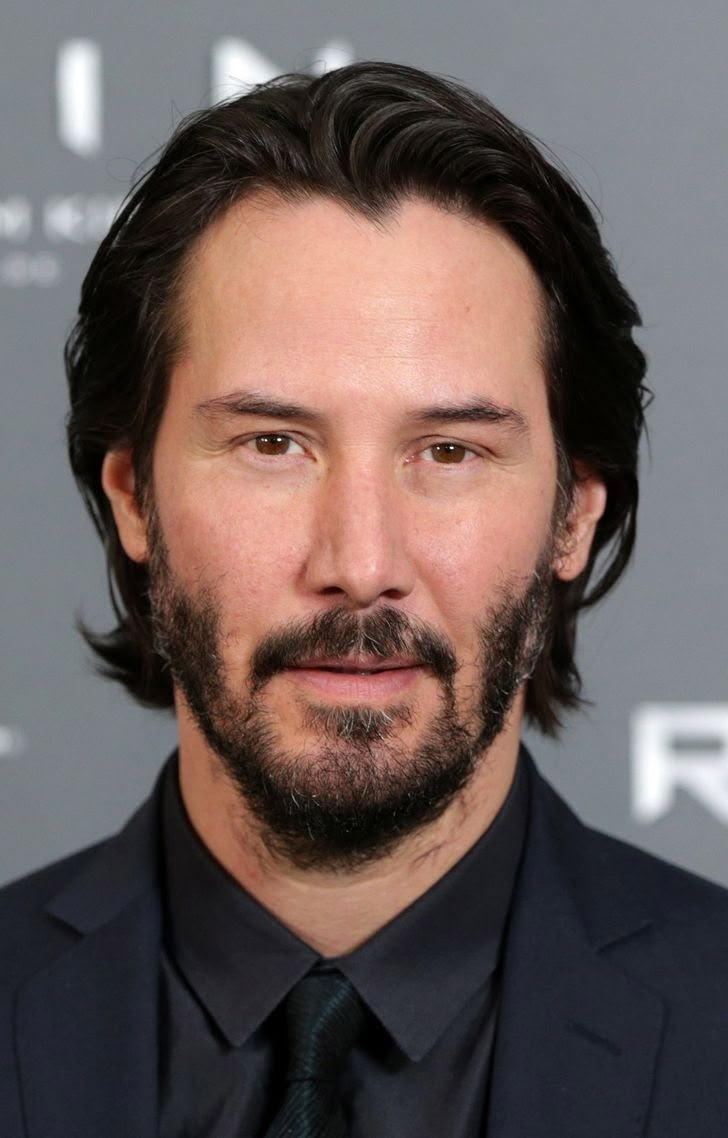
#> input picture face1.png, 728 x 1138 px, given in place of face1.jpg, which was not available
$ python script6.py
#> lines starting #> are read from the running program, lines starting #| are printed output that depends on the picture; after the words box and inside, x2 and y2 are one past the last pixel; in counts of white or black regions, pixels touching at a corner belong together; pictures that were not available may be replaced by others from this repository, and a replacement may not be noted
import cv2
import numpy as np
import math

def create_face_silhouette(image_path, nails=300, max_lines=3000, output_size=800):
    # 1. Загрузка и подготовка изображения
#> called with image_path = 'face1.jpg', nails = 350, max_lines = 2500, output_size = 800
    img = cv2.imread(image_path)
#> img is the input picture: shape (1138, 728, 3); mean B, G, R 88.9, 91.4, 105.3
    if img is None:
        print("Ошибка загрузки изображения")
        return None

    # Обрезка и ресайз до квадрата
    h, w = img.shape[:2]
#> h = 1138; w = 728
    size = min(h, w)
#> size = 728
    img = img[(h-size)//2:(h-size)//2+size, (w-size)//2:(w-size)//2+size]
#> img: shape (728, 728, 3)
    img = cv2.resize(img, (output_size, output_size))
#> img: shape (800, 800, 3)

    # 2. Детектирование лица и ключевых точек
    gray = cv2.cvtColor(img, cv2.COLOR_BGR2GRAY)
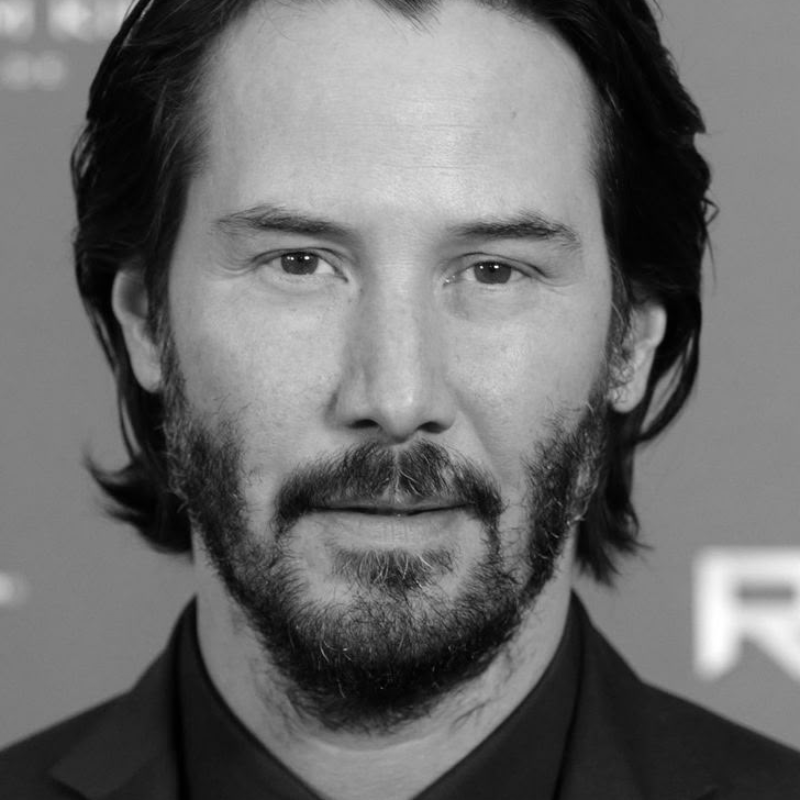
#> gray: shape (800, 800); min 0, max 255, mean 108.2
    face_cascade = cv2.CascadeClassifier(cv2.data.haarcascades + 'haarcascade_frontalface_default.xml')
    faces = face_cascade.detectMultiScale(gray, 1.1, 5)
#> faces = [[128, 64, 531, 531]]

    if len(faces) == 0:
        print("Лицо не обнаружено")
        return None

    x, y, w, h = faces[0]
#> x = 128; y = 64; w = 531; h = 531
    face_roi = gray[y:y+h, x:x+w]
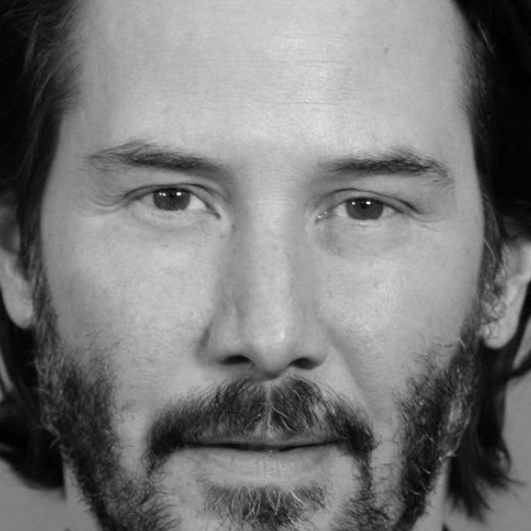
#> face_roi: shape (531, 531); min 0, max 252, mean 120.8

    # 3. Создание маски силуэта лица
    blurred = cv2.GaussianBlur(face_roi, (5,5), 0)
    _, thresh = cv2.threshold(blurred, 0, 255, cv2.THRESH_BINARY_INV + cv2.THRESH_OTSU)
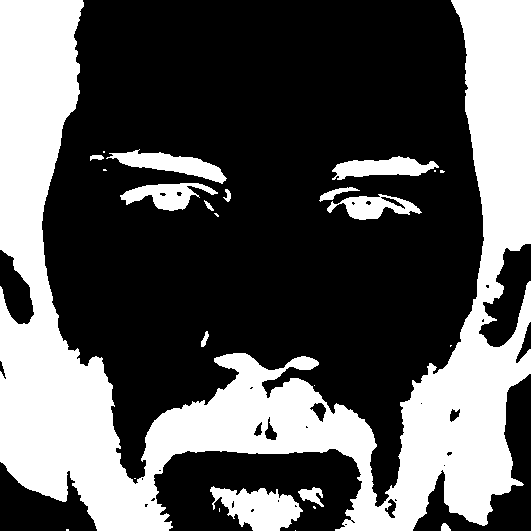
#> thresh: shape (531, 531); 35.1% white; 25 white regions (12 under 20 px), largest, box (x1, y1, x2, y2) and area: (0, 0, 531, 531) 89691, (210, 486, 303, 531) 2555, (106, 149, 227, 184) 1689

    # Улучшаем маску
    kernel = np.ones((3,3), np.uint8)
    thresh = cv2.morphologyEx(thresh, cv2.MORPH_CLOSE, kernel, iterations=2)
#> thresh: shape (531, 531); 35.5% white; 15 white regions (4 under 20 px), largest, box (x1, y1, x2, y2) and area: (0, 0, 531, 531) 90526, (210, 486, 303, 531) 2702, (90, 149, 227, 184) 1807
    thresh = cv2.morphologyEx(thresh, cv2.MORPH_OPEN, kernel, iterations=1)
#> thresh: shape (531, 531); 35.4% white; 14 white regions (2 under 20 px), largest, box (x1, y1, x2, y2) and area: (0, 0, 531, 531) 90470, (210, 487, 302, 531) 2662, (90, 150, 226, 183) 1792

    # Переносим маску на оригинальное изображение
    mask = np.zeros_like(gray)
    mask[y:y+h, x:x+w] = thresh
#> mask: shape (800, 800); 15.6% white; 14 white regions (2 under 20 px)
    masked_face = cv2.bitwise_and(gray, gray, mask=mask)
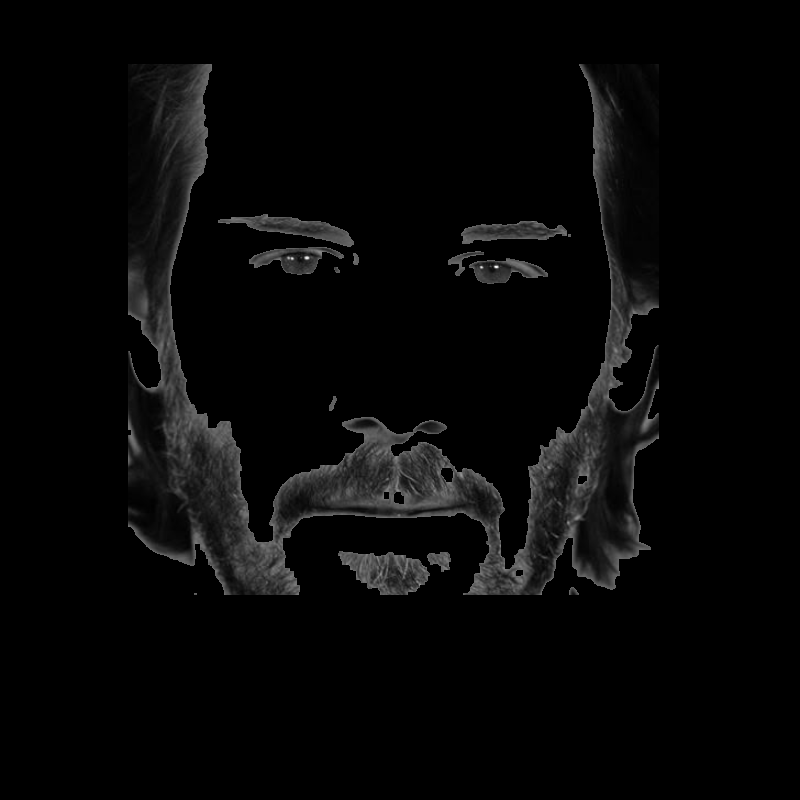
#> masked_face: shape (800, 800); min 0, max 252, mean 7.2

    # 4. Создание точек крепления по окружности
    center = (output_size//2, output_size//2)
    radius = int(output_size * 0.45)
    nails_pos = []
    for i in range(nails):
        angle = 2 * math.pi * i / nails
        x_nail = int(center[0] + radius * math.cos(angle))
        y_nail = int(center[1] + radius * math.sin(angle))
        nails_pos.append((x_nail, y_nail))

    # 5. Алгоритм построения силуэта
    result = np.ones((output_size, output_size, 3), dtype=np.uint8) * 255
    line_count = 0

    # Сначала рисуем контур лица
    contours, _ = cv2.findContours(mask, cv2.RETR_EXTERNAL, cv2.CHAIN_APPROX_SIMPLE)
#> contours = 14 contours, 3 with area under 20; largest, box (x1, y1, x2, y2) and area: (128, 64, 659, 595) 88856, (338, 551, 430, 595) 2544, (218, 214, 354, 247) 1650, (461, 221, 567, 244) 1406, (249, 247, 344, 275) 1336
    if contours:
        cv2.drawContours(result, contours, -1, (0,0,0), 2)
#> result: shape (800, 800, 3); 97.1% white; 13 black regions (1 under 20 px), largest, box (x1, y1, x2, y2) and area: (127, 63, 660, 596) 13427, (217, 213, 355, 248) 948, (460, 220, 572, 245) 795

    # Затем заполняем область лица линиями
    for i in range(nails):
        # Находим лучшую пару гвоздей для соединения
        best_j = -1
        best_score = 0

        for j in range(i+1, min(i+100, nails)):  # Ограничиваем диапазон поиска
            pt1 = nails_pos[i]
            pt2 = nails_pos[j]

            # Создаем маску линии
            line_mask = np.zeros_like(gray)
            cv2.line(line_mask, pt1, pt2, 255, 1)

            # Оцениваем важность линии
            overlap = cv2.bitwise_and(line_mask, mask)
            score = cv2.countNonZero(overlap)

            # Учитываем длину линии (предпочитаем более короткие)
            length = math.sqrt((pt1[0]-pt2[0])**2 + (pt1[1]-pt2[1])**2)
            score *= math.exp(-length/(radius*0.5))

            if score > best_score:
                best_score = score
                best_j = j

        if best_j != -1 and line_count < max_lines:
            pt1 = nails_pos[i]
            pt2 = nails_pos[best_j]

            # Определяем толщину линии на основе важности
            thickness = max(1, min(3, int(best_score / 500)))
            cv2.line(result, pt1, pt2, (0,0,0), thickness, lineType=cv2.LINE_AA)
            line_count += 1
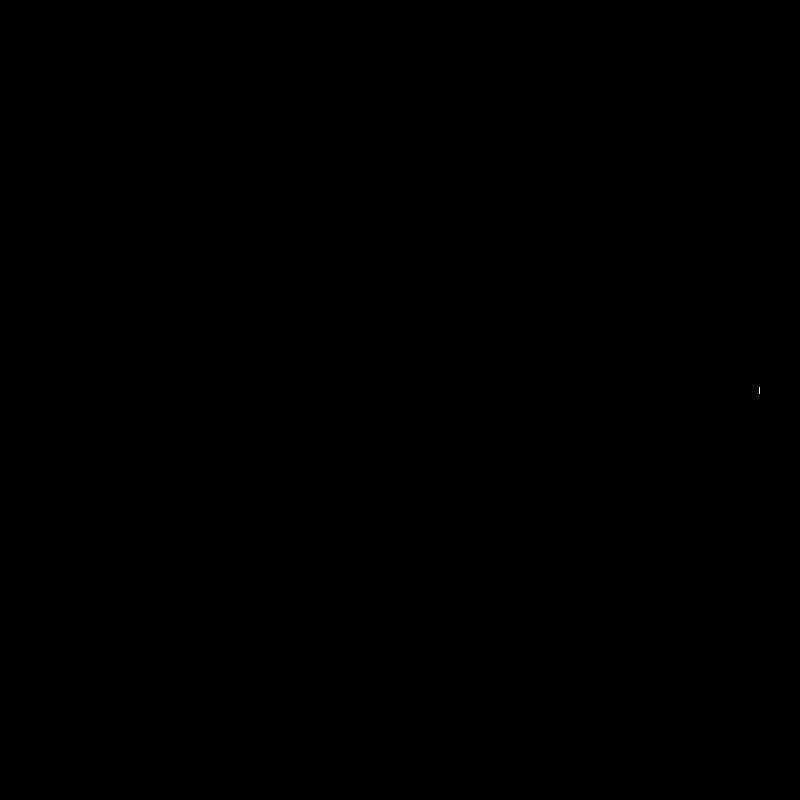
#> line_mask: shape (800, 800); 0% white in thin lines or dots, all inside (x1, y1, x2, y2) = (759, 387, 760, 394)
#> overlap: shape (800, 800); every value is 0
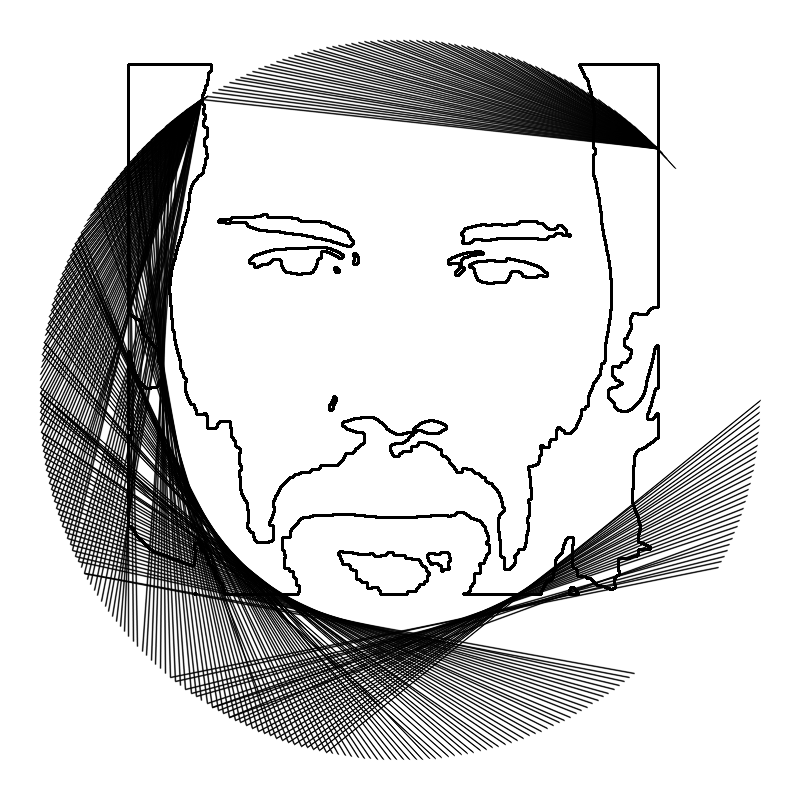
#> result: shape (800, 800, 3); min 0, max 255, mean 211.6
#> after the loop, line_count = 288

    # 6. Рисуем гвоздики
    for pt in nails_pos:
        cv2.circle(result, pt, 2, (0,0,255), -1)
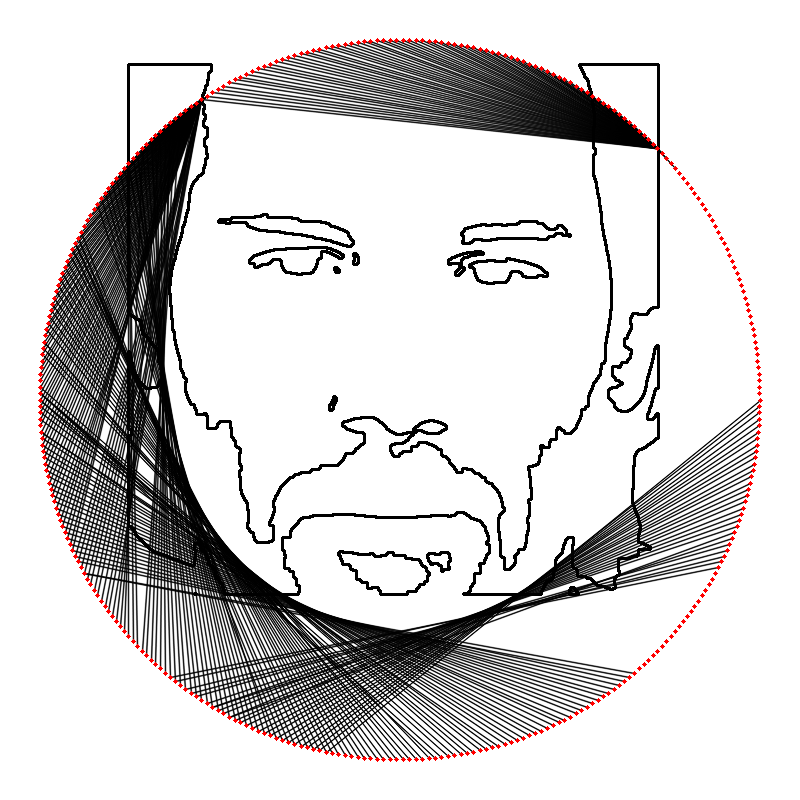
#> result: shape (800, 800, 3); 0.71% of pixels changed, all inside (x1, y1, x2, y2) = (38, 38, 763, 762); drawn as B, G, R

    return result

# Использование
input_img = "face1.jpg"
output_img = "face_silhouette.jpg"

art = create_face_silhouette(input_img, nails=350, max_lines=2500)
if art is not None:
    cv2.imwrite(output_img, art)
    cv2.imshow("Face Silhouette", art)
    cv2.waitKey(0)
    cv2.destroyAllWindows()
